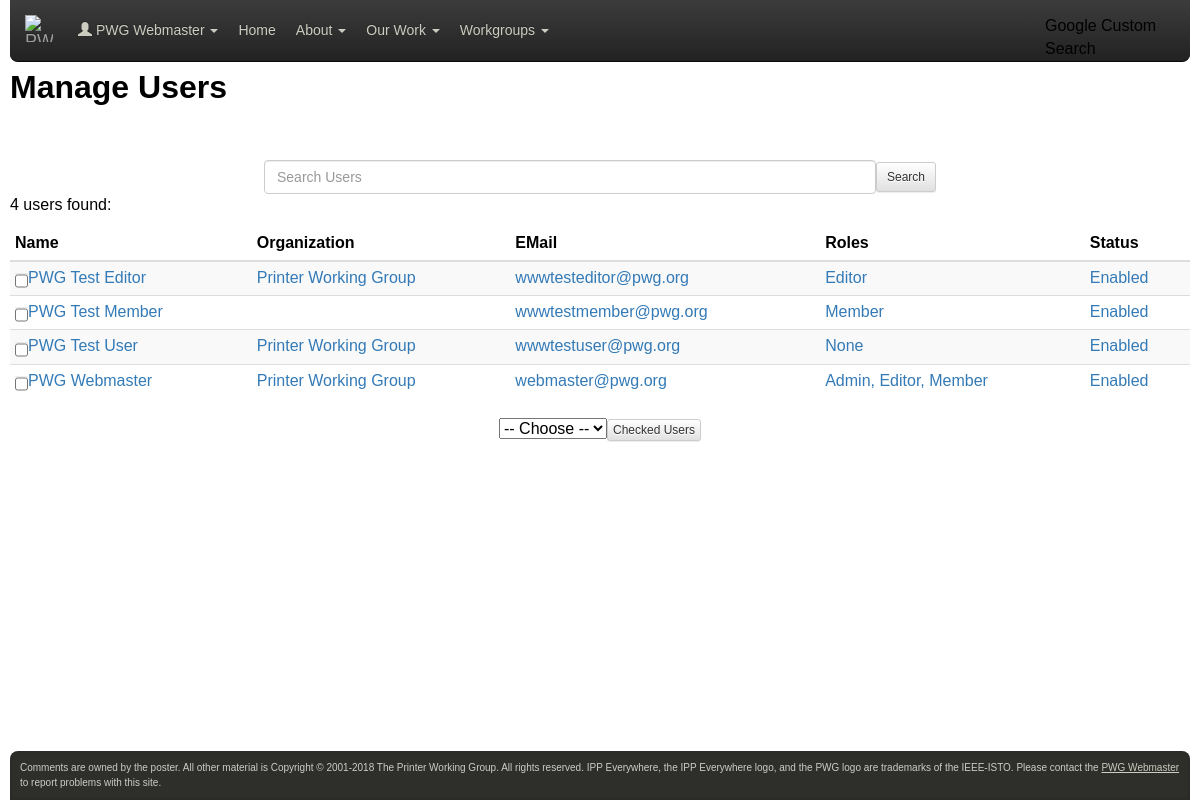
The app's page /accounts.php (signed in) with its own data.
### tables this page shows
CREATE TABLE user (
  id INTEGER PRIMARY KEY AUTO_INCREMENT, 
  status INTEGER DEFAULT 1,		 
  email VARCHAR(255) UNIQUE NOT NULL,	 
  name VARCHAR(255) NOT NULL,		 
  organization_id INTEGER NOT NULL,	 
  hash CHAR(128) NOT NULL,		 
  is_admin BOOLEAN DEFAULT FALSE,	 
  is_editor BOOLEAN DEFAULT FALSE,	 
  is_member BOOLEAN DEFAULT FALSE,	 
  timezone VARCHAR(255) NOT NULL,	 
  itemsperpage INTEGER DEFAULT 10 NOT NULL,
					 
  create_date DATETIME NOT NULL,	 
  create_id INTEGER,			 
  modify_date DATETIME NOT NULL,	 
  modify_id INTEGER,			 

  INDEX(organization_id),
  INDEX(create_id),
  INDEX(modify_id)
);

CREATE TABLE organization (
  id INTEGER PRIMARY KEY AUTO_INCREMENT, 
  status INTEGER NOT NULL,		 
  name VARCHAR(255) NOT NULL,		 
  domain VARCHAR(255) NOT NULL,		 
  create_date DATETIME NOT NULL,	 
  create_id INTEGER NOT NULL,		 
  modify_date DATETIME NOT NULL,	 
  modify_id INTEGER NOT NULL,		 

  INDEX(create_id),
  INDEX(modify_id)
);

### accounts.php (the view, shortened to what the rows shown need)
<?php
include_once "phplib/db-user.php";
function
accounts_header($title, $id = 0)
{
  if ($id)
    site_header($title, user_name($id));
  else
    site_header($title);
}
function
accounts_footer()
{
  site_footer();
}
$search = "";
$index  = 0;
if ($argc)
{
  $op = $argv[0][0];
  $id = (int)substr($argv[0], 1);
  if ($op != 'B' && $op != 'L' && $op != 'U' && $op != 'X')
  {
    site_header("Manage Users");
    print("<p>Bad command '$op'.</p>\n");
    accounts_footer();
    exit();
  }
  if ($op == 'U' && $id)
  {
    $user = new user($id);
    if ($user->id != $id)
    {
      site_header("Manage Users");
      print("<p>Account #$id does not exist.</p>\n");
      accounts_footer();
      exit();
    }
  }
  for ($i = 1; $i < $argc; $i ++)
  {
    $option = substr($argv[$i], 1);
    switch ($argv[$i][0])
    {
      case 'I' :
          $index = (int)$option;
	  if ($index < 0)
	    $index = 0;
	  break;
      case 'Q' :
          $search = urldecode($option);
	  $i ++;
	  while ($i < $argc)
	  {
	    $search .= urldecode(" $argv[$i]");
	    $i ++;
	  }
	  break;
      default :
	  site_header("Manage Users");
	  print("<p>Bad option '$argv[$i]'.</p>\n");
	  accounts_footer();
	  exit();
	  break;
    }
  }
}
else
{
  $op = 'L';
}
$options = "+I$index+Q" . urlencode($search);
switch ($op)
{
  case 'L' :
      accounts_header("Manage Users");
      $matches = user_search($search, -1, "name");
      $count   = sizeof($matches);
      $start = $index + 1;
      $end   = $index + $LOGIN_PAGEMAX;
      if ($end > $count)
	$end = $count;
      for ($i = $start - 1; $i < $end; $i ++)
      {
	$user = new user($matches[$i]);
	$name   = htmlspecialchars($user->name, ENT_QUOTES);
	$org    = htmlspecialchars(organization_name($user->organization_id), ENT_QUOTES);
	$email  = htmlspecialchars($user->email, ENT_QUOTES);
	$roles = "";
	if ($user->is_admin)
	  $roles .= ", Admin";
	if ($user->is_editor)
	  $roles .= ", Editor";
	if ($user->is_member)
	  $roles .= ", Member";
	if ($roles == "")
	  $roles = "None";
	else
	  $roles = substr($roles, 2);
	$status = $USER_STATUSES[$user->status];
	print("<tr><td nowrap>");
	print("<a href=\"$PHP_SELF?U$user->id$options\">$name</a></td>"
	     ."<td><a href=\"$PHP_SELF?U$user->id$options\">$org</a></td>"
	     ."<td><a href=\"$PHP_SELF?U$user->id$options\">$email</a></td>"
	     ."<td><a href=\"$PHP_SELF?U$user->id$options\">$roles</a></td>"
	     ."<td><a href=\"$PHP_SELF?U$user->id$options\">$status</a></td>"
	     ."</tr>\n");
      }
      accounts_footer();
      break;
}
?>

### phplib/site.php (shortened to what the rows shown need)
<?php
if (array_key_exists("PHP_SELF", $_SERVER))
  $PHP_SELF = htmlspecialchars($_SERVER["PHP_SELF"], ENT_QUOTES);
else
  $PHP_SELF = "";
if (array_key_exists("PATH_INFO", $_SERVER))
{
  $html_path = dirname(dirname(substr($PHP_SELF, 0, -strlen($PATH_INFO))));
}
else
{
  $html_path = dirname(dirname($PHP_SELF));
}
include_once "auth.php";
include_once "html.php";
include_once "validate.php";
function
site_header($title = "",
	    $subtitle = "&nbsp;",
	    $sidebar = TRUE)
{
  global $argc, $argv, $html_path, $_GET, $LOGIN_EMAIL;
  global $LOGIN_ID, $LOGIN_IS_ADMIN, $LOGIN_IS_EDITOR, $LOGIN_IS_MEMBER, $LOGIN_IS_OFFICER, $LOGIN_NAME, $PHP_SELF, $_SERVER, $SERVER_NAME, $SITE_SHOW_BETA;
  print("<!DOCTYPE html>\n"
       ."<html lang=\"en\">\n"
       ."<head>\n"
       ."<meta charset=\"utf-8\">\n"
       ."<meta name=\"viewport\" content=\"width=device-width, "
       ."initial-scale=1.0\">\n");
  if ($title != "" && $title != "Printer Working Group")
  {
    if ($title[0] == "-")
      $html_title = str_replace(array("(tm)", "(r)"), array("&trade;", "&reg;"), htmlspecialchars(substr($title, 1) . " -"));
    else
      $html_title = str_replace(array("(tm)", "(r)"), array("&trade;", "&reg;"), htmlspecialchars("$title -"));
  }
  else
    $html_title = "";
  $title = str_replace(array("(tm)", "(r)"), array("&trade;", "&reg;"), htmlspecialchars($title));
  if ($subtitle != "")
    $subtitle = "<br><small>$subtitle</small>";
  if ($LOGIN_ID != 0)
  {
    $hname     = htmlspecialchars($LOGIN_NAME);
    $userlogin = "<li class=\"dropdown\"><a href=\"#\" class=\"dropdown-toggle\" data-toggle=\"dropdown\"><span class=\"glyphicon glyphicon-user\"></span> $hname <span class=\"caret\"></span></a>\n"
		."          <ul class=\"dropdown-menu\" role=\"menu\">\n";
    if ($LOGIN_IS_ADMIN || $LOGIN_IS_OFFICER)
      $userlogin .= "            <li><a href=\"${html_path}dynamo/articles.php\">Manage Articles</a></li>\n";
    if ($LOGIN_IS_ADMIN || $LOGIN_IS_OFFICER || $LOGIN_IS_EDITOR)
      $userlogin .= "            <li><a href=\"${html_path}dynamo/documents.php\">Manage Documents</a></li>\n";
    if ($LOGIN_IS_ADMIN)
      $userlogin .= "            <li><a href=\"${html_path}dynamo/organizations.php\">Manage Organizations</a></li>\n"
                   ."            <li><a href=\"${html_path}dynamo/accounts.php\">Manage Users</a></li>\n"
                   ."            <li><a href=\"${html_path}dynamo/workgroups.php\">Manage Workgroups</a></li>\n";
    if ($LOGIN_IS_EDITOR)
      $userlogin .= "            <li><a href=\"${html_path}dynamo/issues.php\">Review Issues</a></li>\n";
    if ($LOGIN_IS_ADMIN || $LOGIN_IS_MEMBER)
      $userlogin .= "            <li><a href=\"${html_path}dynamo/evesubmit.php\">Submit Self-Certification</a></li>\n";
    if ($LOGIN_IS_ADMIN || $LOGIN_IS_OFFICER)
    {
      $userlogin .= "            <li><a href=\"https://www.pwg.org/awstats/awstats.pl\">View HTTP Usage</a></li>\n";
    }
    if ($LOGIN_IS_ADMIN || $LOGIN_IS_EDITOR || $LOGIN_IS_OFFICER || $LOGIN_IS_MEMBER)
      $userlogin .= "            <li class=\"divider\"></li>\n";
    $userlogin .= "            <li><a href=\"${html_path}dynamo/account.php\">Profile</a></li>\n"
		 ."            <li><a href=\"${html_path}dynamo/logout.php\">Logout</a></li>\n"
		 ."          </ul>\n"
		 ."        </li>";
  }
  print("<title>$html_title Printer Working Group</title>\n"
       ."<link rel=\"stylesheet\" type=\"text/css\" href=\"https://www.google.com/cse/style/look/default.css\" type=\"text/css\">\n"
       ."<link rel=\"stylesheet\" href=\"https://maxcdn.bootstrapcdn.com/bootstrap/3.3.7/css/bootstrap.min.css\" integrity=\"sha384-BVYiiSIFeK1dGmJRAkycuHAHRg32OmUcww7on3RYdg4Va+PmSTsz/K68vbdEjh4u\" crossorigin=\"anonymous\">\n"
       ."<link rel=\"stylesheet\" href=\"https://maxcdn.bootstrapcdn.com/bootstrap/3.3.7/css/bootstrap-theme.min.css\" integrity=\"sha384-rHyoN1iRsVXV4nD0JutlnGaslCJuC7uwjduW9SVrLvRYooPp2bWYgmgJQIXwl/Sp\" crossorigin=\"anonymous\">\n"
       ."<link rel=\"stylesheet\" type=\"text/css\" href=\"${html_path}dynamo/resources/pwg.css\">\n"
       ."<link rel=\"shortcut icon\" href=\"${html_path}dynamo/resources/pwg@2x.png\" "
       ."type=\"image/png\">\n"
       ."</head>\n");
  if ($sidebar)
    print("<body data-spy=\"scroll\" data-target=\"#pwg-toc\">\n");
  else
    print("<body>\n");
  print("<nav class=\"navbar navbar-inverse navbar-fixed-top pwg-navbar\" role=\"navigation\">\n"
       ."  <div class=\"container-fluid\">\n"
       ."    <div class=\"navbar-header\">\n"
       ."      <button type=\"button\" class=\"navbar-toggle\" data-toggle=\"collapse\" data-target=\"#pwg-nav-collapsible\"><span class=\"sr-only\">Toggle navigation</span><span class=\"icon-bar\"></span><span class=\"icon-bar\"></span><span class=\"icon-bar\"></span></button>\n"
       ."      <a class=\"navbar-brand\" href=\"{$html_path}\"><img src=\"${html_path}dynamo/resources/pwg-4dark.png\" alt=\"PWG Logo\" "
       ."height=\"27\" width=\"28\"></a>\n"
       ."    </div>\n");
  print("    <div class=\"collapse navbar-collapse\" id=\"pwg-nav-collapsible\">\n"
       ."      <ul class=\"nav navbar-nav\">\n"
       ."        $userlogin\n"
       ."        <li><a href=\"${html_path}index.html\">Home</a></li>\n"
       ."        <li class=\"dropdown\"><a href=\"#\" class=\"dropdown-toggle\" data-toggle=\"dropdown\">About <span class=\"caret\"></span></a>\n"
       ."          <ul class=\"dropdown-menu\" role=\"menu\">\n"
       ."            <li><a href=\"${html_path}about.html\">About the PWG</a></li>\n"
       ."            <li><a href=\"${html_path}members.html#JOINING\">Joining</a></li>\n"
       ."            <li><a href=\"${html_path}members.html\">Members</a></li>\n"
       ."            <li><a href=\"${html_path}chair/index.html\">Officers</a></li>\n"
       ."            <li class=\"divider\"></li>\n"
       ."            <li><a href=\"${html_path}bofs.html\">BOF Sessions</a></li>\n"
       ."            <li><a href=\"${html_path}mailhelp.html\">Mailing Lists</a></li>\n"
       ."            <li><a href=\"${html_path}chair/meeting-info/meetings.html\">Meetings</a></li>\n"
       ."            <li><a href=\"${html_path}chair/participating.html\">Participating</a></li>\n"
       ."          </ul>\n"
       ."        </li>\n"
       ."        <li class=\"dropdown\"><a href=\"#\" class=\"dropdown-toggle\" data-toggle=\"dropdown\">Our Work <span class=\"caret\"></span></a>\n"
       ."          <ul class=\"dropdown-menu\" role=\"menu\">\n"
       ."            <li class=\"dropdown-header\" role=\"presentation\">Publications</li>\n"
       ."            <li><a href=\"${html_path}informational.html\">Informational Documents</a></li>\n"
       ."            <li><a href=\"${html_path}namespaces.html\">Namespaces</a></li>\n"
       ."            <li><a href=\"${html_path}standards.html\">Standards</a></li>\n"
       ."            <li class=\"divider\"></li>\n"
       ."            <li class=\"dropdown-header\" role=\"presentation\">Technologies</li>\n"
       ."            <li><a href=\"${html_path}3d/index.html\">3D Printing</a></li>\n"
       ."            <li><a href=\"${html_path}ipp/everywhere.html\">IPP Everywhere&trade;</a></li>\n"
       ."            <li><a href=\"${html_path}sm/model.html\">PWG Semantic Model</a></li>\n"
       ."          </ul>\n"
       ."        </li>\n"
       ."        <li class=\"dropdown\"><a href=\"#\" class=\"dropdown-toggle\" data-toggle=\"dropdown\">Workgroups <span class=\"caret\"></span></a>\n"
       ."          <ul class=\"dropdown-menu\" role=\"menu\">\n"
       ."            <li class=\"dropdown-header\" role=\"presentation\">Active Workgroups</li>\n"
       ."            <li><a href=\"${html_path}ids/\">Imaging Device Security</a></li>\n"
       ."            <li><a href=\"${html_path}ipp/\">Internet Printing Protocol</a></li>\n"
       ."            <li class=\"divider\"></li>\n"
       ."            <li class=\"dropdown-header\" role=\"presentation\">Inactive Workgroups</li>\n"
       ."            <li><a href=\"${html_path}cloud/\">Cloud Imaging Model</a></li>\n"
       ."            <li><a href=\"${html_path}sm/\">Semantic Model</a></li>\n"
       ."            <li><a href=\"${html_path}wims/\">Workgroup for Imaging Management Solutions</a></li>\n"
       ."          </ul>\n"
       ."        </li>\n"
       ."      </ul>\n"
       ."    </div>\n"
       ."  </div>\n"
       ."</nav>\n"
       ."<div id=\"pwg-body\">\n");
  print("  <div id=\"pwg-content\">\n");
  if ($title != "" && $title[0] != "-")
    print("    <h1 class=\"pwg-title\">$title$subtitle</h1>\n");
}
function
site_footer($javascript = "")
{
  global $html_is_phone, $html_path, $SITE_EMAIL;
  $year = date("Y");
  print("  </div>\n"
       ."</div>\n"
       ."<div id=\"pwg-footer\">\n"
       ."  <div id=\"pwg-footer-body\">Comments are owned by the poster. All other "
       ."material is Copyright &copy; 2001-$year The Printer Working Group. "
       ."All rights reserved. IPP Everywhere, the IPP Everywhere logo, and the "
       ."PWG logo are trademarks of the IEEE-ISTO. Please contact the "
       ."<a href=\"mailto:$SITE_EMAIL\">PWG Webmaster</a> to report problems "
       ."with this site.</div>\n"
       ."</div>\n"
       ."<script src=\"https://code.jquery.com/jquery-3.2.1.min.js\"   integrity=\"sha256-hwg4gsxgFZhOsEEamdOYGBf13FyQuiTwlAQgxVSNgt4=\" crossorigin=\"anonymous\"></script>\n"
       ."<script src=\"https://maxcdn.bootstrapcdn.com/bootstrap/3.3.7/js/bootstrap.min.js\" integrity=\"sha384-Tc5IQib027qvyjSMfHjOMaLkfuWVxZxUPnCJA7l2mCWNIpG9mGCD8wGNIcPD7Txa\" crossorigin=\"anonymous\"></script>\n");
  print("</body>\n"
       ."</html>\n");
}
?>

### records on screen
user: name "PWG Webmaster", organization "Printer Working Group", email "webmaster@pwg.org", roles "Admin, Editor, Member", status "Enabled"
user: organization.name "Printer Working Group", email "wwwtesteditor@pwg.org", is_editor "Editor", status "Enabled"
user: email "wwwtestmember@pwg.org", is_member "Member", status "Enabled"
user: organization "Printer Working Group", email "wwwtestuser@pwg.org", status "Enabled"

### other values on screen
$title "Manage Users"
$label "Search"
$count "4"
$header "Name"
$header "Organization"
$header "EMail"
$header "Roles"
$header "Status"
$name "PWG Test Editor"
$name "PWG Test Member"
$name "PWG Test User"
$roles "None"
$name "PWG Webmaster"
$label "Checked Users"
form field OP "-- Choose --"
